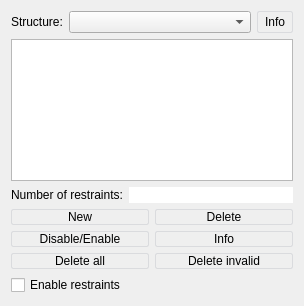
<?xml version="1.0" encoding="UTF-8"?>
<ui version="4.0">
 <class>RestraintsManagerWorkPanel</class>
 <widget class="QWidget" name="RestraintsManagerWorkPanel">
  <property name="geometry">
   <rect>
    <x>0</x>
    <y>0</y>
    <width>304</width>
    <height>306</height>
   </rect>
  </property>
  <property name="sizePolicy">
   <sizepolicy hsizetype="Preferred" vsizetype="Maximum">
    <horstretch>0</horstretch>
    <verstretch>0</verstretch>
   </sizepolicy>
  </property>
  <property name="focusPolicy">
   <enum>Qt::StrongFocus</enum>
  </property>
  <property name="windowTitle">
   <string>Restraints manager</string>
  </property>
  <property name="styleSheet">
   <string notr="true"> QPushButton {
     border: 1px solid #dadbde;
  background-color: qlineargradient(x1: 0, y1: 0, x2: 0, y2: 1,
                                       stop: 0 #dadbde, stop: 1 #f6f7fa);
     border-radius: 2px;
     min-width: 34px;
 }

 QPushButton:checked {
     border: 2px solid #777777;
 }</string>
  </property>
  <layout class="QVBoxLayout" name="verticalLayout">
   <item>
    <layout class="QHBoxLayout" name="horizontalLayout">
     <item>
      <widget class="QLabel" name="label">
       <property name="text">
        <string>Structure:</string>
       </property>
      </widget>
     </item>
     <item>
      <widget class="QComboBox" name="structureCB">
       <property name="sizePolicy">
        <sizepolicy hsizetype="Expanding" vsizetype="Preferred">
         <horstretch>0</horstretch>
         <verstretch>0</verstretch>
        </sizepolicy>
       </property>
      </widget>
     </item>
     <item>
      <widget class="QPushButton" name="infoStructurePB">
       <property name="sizePolicy">
        <sizepolicy hsizetype="Preferred" vsizetype="Preferred">
         <horstretch>0</horstretch>
         <verstretch>0</verstretch>
        </sizepolicy>
       </property>
       <property name="focusPolicy">
        <enum>Qt::NoFocus</enum>
       </property>
       <property name="text">
        <string>Info</string>
       </property>
      </widget>
     </item>
    </layout>
   </item>
   <item>
    <widget class="QTreeView" name="restraintsTV">
     <property name="sizePolicy">
      <sizepolicy hsizetype="Preferred" vsizetype="Expanding">
       <horstretch>0</horstretch>
       <verstretch>0</verstretch>
      </sizepolicy>
     </property>
     <property name="rootIsDecorated">
      <bool>false</bool>
     </property>
     <property name="itemsExpandable">
      <bool>false</bool>
     </property>
    </widget>
   </item>
   <item>
    <layout class="QHBoxLayout" name="horizontalLayout_2">
     <item>
      <widget class="QLabel" name="label_2">
       <property name="text">
        <string>Number of restraints:</string>
       </property>
      </widget>
     </item>
     <item>
      <widget class="QLineEdit" name="numOfRestraintsLE">
       <property name="sizePolicy">
        <sizepolicy hsizetype="Expanding" vsizetype="Preferred">
         <horstretch>0</horstretch>
         <verstretch>0</verstretch>
        </sizepolicy>
       </property>
       <property name="focusPolicy">
        <enum>Qt::NoFocus</enum>
       </property>
       <property name="frame">
        <bool>false</bool>
       </property>
       <property name="alignment">
        <set>Qt::AlignRight|Qt::AlignTrailing|Qt::AlignVCenter</set>
       </property>
       <property name="readOnly">
        <bool>true</bool>
       </property>
      </widget>
     </item>
    </layout>
   </item>
   <item>
    <layout class="QGridLayout" name="gridLayout">
     <item row="1" column="0">
      <widget class="QPushButton" name="toggleRestraintEnablePB">
       <property name="sizePolicy">
        <sizepolicy hsizetype="Expanding" vsizetype="Preferred">
         <horstretch>0</horstretch>
         <verstretch>0</verstretch>
        </sizepolicy>
       </property>
       <property name="focusPolicy">
        <enum>Qt::NoFocus</enum>
       </property>
       <property name="text">
        <string>Disable/Enable</string>
       </property>
      </widget>
     </item>
     <item row="1" column="1">
      <widget class="QPushButton" name="infoRestraintPB">
       <property name="sizePolicy">
        <sizepolicy hsizetype="Expanding" vsizetype="Preferred">
         <horstretch>0</horstretch>
         <verstretch>0</verstretch>
        </sizepolicy>
       </property>
       <property name="focusPolicy">
        <enum>Qt::NoFocus</enum>
       </property>
       <property name="text">
        <string>Info</string>
       </property>
      </widget>
     </item>
     <item row="4" column="0" colspan="2">
      <widget class="QCheckBox" name="enableRestraintsCB">
       <property name="focusPolicy">
        <enum>Qt::NoFocus</enum>
       </property>
       <property name="text">
        <string>Enable restraints</string>
       </property>
      </widget>
     </item>
     <item row="0" column="0">
      <widget class="QPushButton" name="newRestraintPB">
       <property name="enabled">
        <bool>true</bool>
       </property>
       <property name="focusPolicy">
        <enum>Qt::NoFocus</enum>
       </property>
       <property name="text">
        <string>New</string>
       </property>
      </widget>
     </item>
     <item row="0" column="1">
      <widget class="QPushButton" name="deleteRestraintPB">
       <property name="sizePolicy">
        <sizepolicy hsizetype="Expanding" vsizetype="Preferred">
         <horstretch>0</horstretch>
         <verstretch>0</verstretch>
        </sizepolicy>
       </property>
       <property name="focusPolicy">
        <enum>Qt::NoFocus</enum>
       </property>
       <property name="text">
        <string>Delete</string>
       </property>
      </widget>
     </item>
     <item row="2" column="0">
      <widget class="QPushButton" name="deleteAllRestraintsPB">
       <property name="sizePolicy">
        <sizepolicy hsizetype="Expanding" vsizetype="Preferred">
         <horstretch>0</horstretch>
         <verstretch>0</verstretch>
        </sizepolicy>
       </property>
       <property name="focusPolicy">
        <enum>Qt::NoFocus</enum>
       </property>
       <property name="text">
        <string>Delete all</string>
       </property>
      </widget>
     </item>
     <item row="2" column="1">
      <widget class="QPushButton" name="deleteInvalidRestraintsPB">
       <property name="focusPolicy">
        <enum>Qt::NoFocus</enum>
       </property>
       <property name="text">
        <string>Delete invalid</string>
       </property>
      </widget>
     </item>
    </layout>
   </item>
  </layout>
 </widget>
 <resources/>
 <connections/>
</ui>
